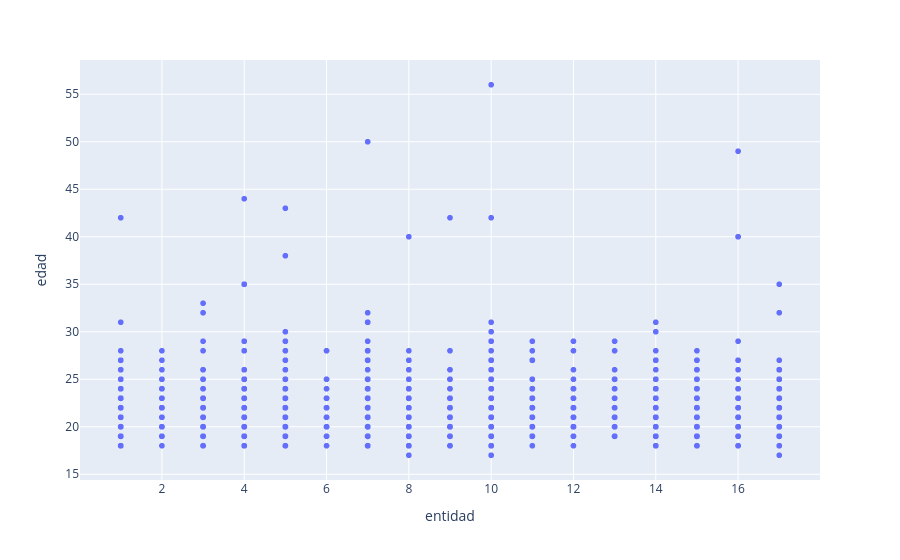

This figure's notebook cell:
### Code cell
fig = px.scatter(datos, x = datos['entidad'], y = datos['edad'])
fig.show()

### Figure 1 — Plotly figure (JSON) as saved in the notebook; plotly's stock layout.template omitted (floating-point values rounded to 4 significant figures; data arrays with more than 128 entries replaced by an {"elided": "..."} marker saying what was removed)
{"data": [{"hovertemplate": "entidad=%{x}<br>edad=%{y}<extra></extra>", "legendgroup": "", "marker": {"color": "#636efa", "symbol": "circle"}, "mode": "markers", "name": "", "showlegend": false, "type": "scattergl", "x": {"elided": "2085 int values"}, "xaxis": "x", "y": {"elided": "2085 int values"}, "yaxis": "y"}], "layout": {"legend": {"tracegroupgap": 0}, "margin": {"t": 60}, "xaxis": {"anchor": "y", "domain": [0, 1], "title": {"text": "entidad"}}, "yaxis": {"anchor": "x", "domain": [0, 1], "title": {"text": "edad"}}}}
